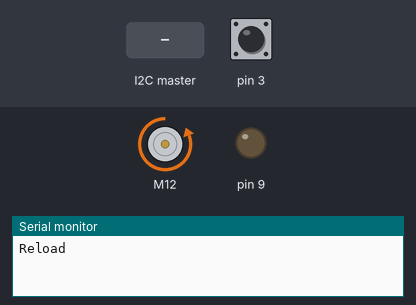
Bench run of a program on a simulated Arduino Nano, built with avr-gcc and run on an emulated ATmega328P. Parts: DC motor (green arrow = forward, orange = backward, longer = faster), output pins drawn as LEDs (lit = HIGH), the last lines printed to the serial monitor. The test bench sets the inputs (shaded band); at power-on: pin 3 HIGH.

Above: at 0.8 s.
0.9 s: pin 3 pulled LOW for 0.15 s
At 1.2 s:
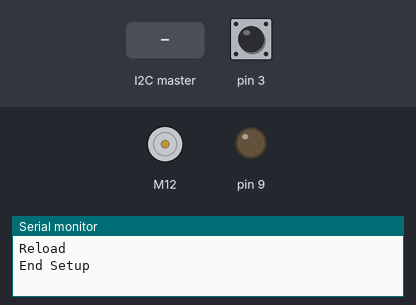
2.5 s: the I2C master sends the byte 1
Timing chart, 0 to 5.5 s (numbered marks = the images above; inputs shaded):
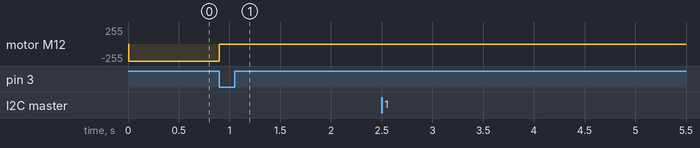

Measured:
- after the input at 0.9 s, motor M12: backward 255/255 → stopped at once

The program:

main.cpp
```cpp
#include "Arduino.h"
#include "Wire.h"
#include "I2C_support_float.hpp"
#include "BTS7960.h"
#include "Switch_support.hpp"
#include "Relay_support.hpp"

#define PRINT_SERIAL true

#define ADDRESS_I2C 11
#define SERIAL_BUAD 9600

#define EN 10
#define L_PWM 12
#define R_PWM 11
#define PWM 255

#define IN_RL 9
#define IN_SW_F 3
#define IN_SW_B 2

#define NOT_WORKING -1
#define KEY_FIRE 1

float value_i2c = NOT_WORKING, value_i2c_last = 0;
BTS7960 motor(EN, L_PWM, R_PWM);
Switch sw_f(IN_SW_F);
Switch sw_b(IN_SW_B);
Relay12V rl(IN_RL);

void receiveEvent(int howMany)
{
  if (value_i2c == NOT_WORKING)
  {
    value_i2c_last = value_i2c;
    read_i2c_value_float(howMany, value_i2c);
    if(isnan(value_i2c)) value_i2c = value_i2c_last;
    if (value_i2c != KEY_FIRE)
    {
      value_i2c = NOT_WORKING;
    }
    if (PRINT_SERIAL)
      Serial.println(value_i2c);
  }
}

void setup()
{
  if (PRINT_SERIAL)
    Serial.println("Setup");

  Serial.begin(SERIAL_BUAD);
  Wire.begin(ADDRESS_I2C);
  Wire.onReceive(receiveEvent);
  motor.Enable();

  if (PRINT_SERIAL)
    Serial.println("Reload");

  while (!sw_f.get_stats())
  {
    motor.TurnLeft(PWM);
  }
  motor.Stop();
  motor.Disable();
  if (PRINT_SERIAL)
    Serial.println("End Setup");
}

void loop()
{
  if (value_i2c == KEY_FIRE)
  {
    if (PRINT_SERIAL)
      Serial.println("Fire");
    motor.Enable();
    rl.ON();
    while (!sw_b.get_stats())
    {
      motor.TurnRight(PWM);
    }
    rl.OFF();
    if (PRINT_SERIAL)
      Serial.println("Reload");
    while (!sw_f.get_stats())
    {
      motor.TurnLeft(PWM);
    }
    motor.Stop();
    value_i2c = NOT_WORKING;
    motor.Disable();
    if (PRINT_SERIAL)
      Serial.println("End");
  }
}
```

I2C_support_float.hpp
```cpp
#include "Arduino.h"
#include "Wire.h"

void write_i2c_value_float(const int &address, float const &value)
{
  Wire.beginTransmission(address);
  Wire.write((byte *)&value, sizeof(value));
  Wire.endTransmission();
}

void read_i2c_value_float(int const &howMany, float &result)
{
  const int from_pi = 5;
  const int from_adruino = 4;
  const int size_of_float = howMany == from_pi ? from_pi : from_adruino;
  byte bytes_array[4];

  if (size_of_float == from_pi)
  {
    for (int i = 0; i < from_pi; i++)
    {
      if (i == 0)
      {
        Wire.read(); // Delete one bytes from pi. Because pi send float with 5 bytes.
      }
      else
      {
        bytes_array[i - 1] = Wire.read();
      }
    }
    memcpy(&result, bytes_array, 4);
  }
  else if (size_of_float == from_adruino)
  {
    byte *p = (byte *)&result;
    for (unsigned int i = 0; i < from_adruino; i++)
      *p++ = Wire.read();
  }
}
```

Relay_support.hpp
```cpp
#include "Arduino.h"

class Relay12V
{
  public:
    Relay12V(uint8_t pin);
    void ON();
    void OFF();
  private:
    uint8_t __pin;
};

Relay12V::Relay12V(uint8_t pin)
{
  pinMode(pin, OUTPUT);
  this->__pin = pin;
}

void Relay12V::ON()
{
  digitalWrite(this->__pin, HIGH);
}

void Relay12V::OFF()
{
  digitalWrite(this->__pin, LOW);
}
```

Switch_support.hpp
```cpp
#include "Arduino.h"

class Switch
{
  private:
  uint8_t __pin;

  public:
    Switch(uint8_t pin);
    bool get_stats();
};

Switch::Switch(uint8_t pin)
{
  pinMode(pin, INPUT_PULLUP);
  this->__pin = pin;
}

bool Switch::get_stats()
{
  return digitalRead(this->__pin) == 1 ? false : true;
}
```
